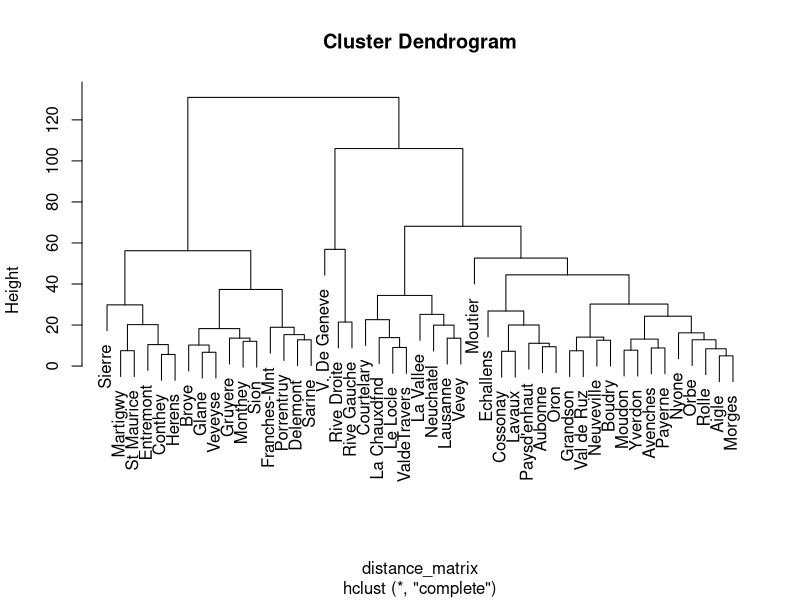

This figure's R source:
#kmeans clustering
x=c(10.71,11.64,0.91,8.20,7.07,4.82,7.38,5.56,5.01,5.62)
result=kmeans(x,2)

clusters=list(c(),c())


for(i in 1:length(x)){
    if(result$cluster[i]==1){
      clusters[[1]]=append(clusters[[1]],x[i])
    }
  else{
    clusters[[2]]=append(clusters[[2]],x[i])
  }
  
}

clusters

result$centers

library(MASS)
data("swiss")
head(swiss)
rows=rownames(swiss)

#kmeans
results=kmeans(swiss,3)
cluster_vector=results$cluster
cluster_vector

cluster1=c()
cluster2=c()
cluster3=c()
for(i in 1:length(cluster_vector)){
  if(cluster_vector[i]==1){
    cluster1=c(cluster1,rows[i])
  }
  else if(cluster_vector[i]==2){
    cluster2=c(cluster2,rows[i])
  }
  else{
    cluster3=c(cluster3,rows[i])
  }
}
cluster1
cluster2
cluster3

#hirarchical clustering
distance_matrix=dist(swiss)
plot(hclust(distance_matrix))
